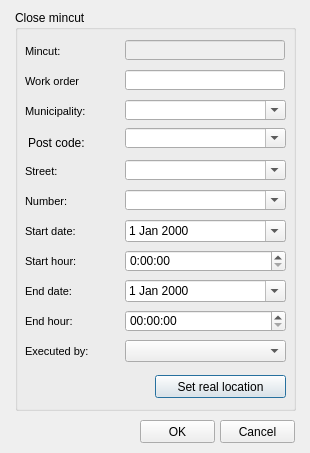
<?xml version="1.0" encoding="UTF-8"?>
<ui version="4.0">
 <class>mincut_fin</class>
 <widget class="QDialog" name="mincut_fin">
  <property name="geometry">
   <rect>
    <x>0</x>
    <y>0</y>
    <width>310</width>
    <height>453</height>
   </rect>
  </property>
  <property name="windowTitle">
   <string>Mincut end</string>
  </property>
  <widget class="QGroupBox" name="groupBox">
   <property name="geometry">
    <rect>
     <x>15</x>
     <y>10</y>
     <width>281</width>
     <height>401</height>
    </rect>
   </property>
   <property name="title">
    <string>Close mincut</string>
   </property>
   <widget class="QLineEdit" name="mincut">
    <property name="enabled">
     <bool>false</bool>
    </property>
    <property name="geometry">
     <rect>
      <x>110</x>
      <y>30</y>
      <width>160</width>
      <height>20</height>
     </rect>
    </property>
    <property name="font">
     <font>
      <italic>false</italic>
     </font>
    </property>
    <property name="styleSheet">
     <string notr="true"/>
    </property>
    <property name="text">
     <string/>
    </property>
    <property name="alignment">
     <set>Qt::AlignLeading|Qt::AlignLeft|Qt::AlignVCenter</set>
    </property>
   </widget>
   <widget class="QLabel" name="label_label_x">
    <property name="geometry">
     <rect>
      <x>10</x>
      <y>30</y>
      <width>90</width>
      <height>22</height>
     </rect>
    </property>
    <property name="font">
     <font>
      <pointsize>8</pointsize>
     </font>
    </property>
    <property name="frameShape">
     <enum>QFrame::NoFrame</enum>
    </property>
    <property name="frameShadow">
     <enum>QFrame::Plain</enum>
    </property>
    <property name="text">
     <string>Mincut:</string>
    </property>
    <property name="textFormat">
     <enum>Qt::AutoText</enum>
    </property>
    <property name="scaledContents">
     <bool>false</bool>
    </property>
    <property name="alignment">
     <set>Qt::AlignLeading|Qt::AlignLeft|Qt::AlignVCenter</set>
    </property>
    <property name="margin">
     <number>3</number>
    </property>
   </widget>
   <widget class="QLabel" name="label_label_x_2">
    <property name="geometry">
     <rect>
      <x>10</x>
      <y>150</y>
      <width>90</width>
      <height>22</height>
     </rect>
    </property>
    <property name="font">
     <font>
      <pointsize>8</pointsize>
     </font>
    </property>
    <property name="frameShape">
     <enum>QFrame::NoFrame</enum>
    </property>
    <property name="frameShadow">
     <enum>QFrame::Plain</enum>
    </property>
    <property name="text">
     <string>Street:</string>
    </property>
    <property name="textFormat">
     <enum>Qt::AutoText</enum>
    </property>
    <property name="scaledContents">
     <bool>false</bool>
    </property>
    <property name="alignment">
     <set>Qt::AlignLeading|Qt::AlignLeft|Qt::AlignVCenter</set>
    </property>
    <property name="margin">
     <number>3</number>
    </property>
   </widget>
   <widget class="QLabel" name="label_label_x_3">
    <property name="geometry">
     <rect>
      <x>10</x>
      <y>210</y>
      <width>90</width>
      <height>22</height>
     </rect>
    </property>
    <property name="font">
     <font>
      <pointsize>8</pointsize>
     </font>
    </property>
    <property name="frameShape">
     <enum>QFrame::NoFrame</enum>
    </property>
    <property name="frameShadow">
     <enum>QFrame::Plain</enum>
    </property>
    <property name="text">
     <string>Start date:</string>
    </property>
    <property name="textFormat">
     <enum>Qt::AutoText</enum>
    </property>
    <property name="scaledContents">
     <bool>false</bool>
    </property>
    <property name="alignment">
     <set>Qt::AlignLeading|Qt::AlignLeft|Qt::AlignVCenter</set>
    </property>
    <property name="margin">
     <number>3</number>
    </property>
   </widget>
   <widget class="QLabel" name="label_label_x_4">
    <property name="geometry">
     <rect>
      <x>10</x>
      <y>240</y>
      <width>90</width>
      <height>22</height>
     </rect>
    </property>
    <property name="font">
     <font>
      <pointsize>8</pointsize>
     </font>
    </property>
    <property name="frameShape">
     <enum>QFrame::NoFrame</enum>
    </property>
    <property name="frameShadow">
     <enum>QFrame::Plain</enum>
    </property>
    <property name="text">
     <string>Start hour:</string>
    </property>
    <property name="textFormat">
     <enum>Qt::AutoText</enum>
    </property>
    <property name="scaledContents">
     <bool>false</bool>
    </property>
    <property name="alignment">
     <set>Qt::AlignLeading|Qt::AlignLeft|Qt::AlignVCenter</set>
    </property>
    <property name="margin">
     <number>3</number>
    </property>
   </widget>
   <widget class="QTimeEdit" name="cbx_hours_start_fin">
    <property name="enabled">
     <bool>true</bool>
    </property>
    <property name="geometry">
     <rect>
      <x>110</x>
      <y>240</y>
      <width>161</width>
      <height>22</height>
     </rect>
    </property>
    <property name="layoutDirection">
     <enum>Qt::LeftToRight</enum>
    </property>
    <property name="styleSheet">
     <string notr="true"/>
    </property>
    <property name="frame">
     <bool>true</bool>
    </property>
    <property name="alignment">
     <set>Qt::AlignLeading|Qt::AlignLeft|Qt::AlignVCenter</set>
    </property>
    <property name="specialValueText">
     <string/>
    </property>
    <property name="keyboardTracking">
     <bool>true</bool>
    </property>
    <property name="currentSection">
     <enum>QDateTimeEdit::HourSection</enum>
    </property>
    <property name="displayFormat">
     <string>H:mm:ss</string>
    </property>
   </widget>
   <widget class="QTimeEdit" name="cbx_hours_end_fin">
    <property name="geometry">
     <rect>
      <x>110</x>
      <y>300</y>
      <width>161</width>
      <height>22</height>
     </rect>
    </property>
    <property name="styleSheet">
     <string notr="true"/>
    </property>
    <property name="calendarPopup">
     <bool>false</bool>
    </property>
   </widget>
   <widget class="QLabel" name="label_label_x_5">
    <property name="geometry">
     <rect>
      <x>10</x>
      <y>300</y>
      <width>90</width>
      <height>22</height>
     </rect>
    </property>
    <property name="font">
     <font>
      <pointsize>8</pointsize>
     </font>
    </property>
    <property name="frameShape">
     <enum>QFrame::NoFrame</enum>
    </property>
    <property name="frameShadow">
     <enum>QFrame::Plain</enum>
    </property>
    <property name="text">
     <string>End hour:</string>
    </property>
    <property name="textFormat">
     <enum>Qt::AutoText</enum>
    </property>
    <property name="scaledContents">
     <bool>false</bool>
    </property>
    <property name="alignment">
     <set>Qt::AlignLeading|Qt::AlignLeft|Qt::AlignVCenter</set>
    </property>
    <property name="margin">
     <number>3</number>
    </property>
   </widget>
   <widget class="QLabel" name="label_label_x_6">
    <property name="geometry">
     <rect>
      <x>10</x>
      <y>270</y>
      <width>90</width>
      <height>22</height>
     </rect>
    </property>
    <property name="font">
     <font>
      <pointsize>8</pointsize>
     </font>
    </property>
    <property name="frameShape">
     <enum>QFrame::NoFrame</enum>
    </property>
    <property name="frameShadow">
     <enum>QFrame::Plain</enum>
    </property>
    <property name="text">
     <string>End date:</string>
    </property>
    <property name="textFormat">
     <enum>Qt::AutoText</enum>
    </property>
    <property name="scaledContents">
     <bool>false</bool>
    </property>
    <property name="alignment">
     <set>Qt::AlignLeading|Qt::AlignLeft|Qt::AlignVCenter</set>
    </property>
    <property name="margin">
     <number>3</number>
    </property>
   </widget>
   <widget class="QDateEdit" name="cbx_date_end_fin">
    <property name="geometry">
     <rect>
      <x>110</x>
      <y>270</y>
      <width>161</width>
      <height>22</height>
     </rect>
    </property>
    <property name="styleSheet">
     <string notr="true"/>
    </property>
    <property name="calendarPopup">
     <bool>true</bool>
    </property>
   </widget>
   <widget class="QDateEdit" name="cbx_date_start_fin">
    <property name="enabled">
     <bool>true</bool>
    </property>
    <property name="geometry">
     <rect>
      <x>110</x>
      <y>210</y>
      <width>161</width>
      <height>22</height>
     </rect>
    </property>
    <property name="styleSheet">
     <string notr="true"/>
    </property>
    <property name="calendarPopup">
     <bool>true</bool>
    </property>
   </widget>
   <widget class="QPushButton" name="btn_set_real_location">
    <property name="geometry">
     <rect>
      <x>140</x>
      <y>365</y>
      <width>131</width>
      <height>23</height>
     </rect>
    </property>
    <property name="text">
     <string>Set real location</string>
    </property>
   </widget>
   <widget class="QLabel" name="label_label_x_7">
    <property name="geometry">
     <rect>
      <x>10</x>
      <y>180</y>
      <width>90</width>
      <height>22</height>
     </rect>
    </property>
    <property name="font">
     <font>
      <pointsize>8</pointsize>
     </font>
    </property>
    <property name="frameShape">
     <enum>QFrame::NoFrame</enum>
    </property>
    <property name="frameShadow">
     <enum>QFrame::Plain</enum>
    </property>
    <property name="text">
     <string>Number:</string>
    </property>
    <property name="textFormat">
     <enum>Qt::AutoText</enum>
    </property>
    <property name="scaledContents">
     <bool>false</bool>
    </property>
    <property name="alignment">
     <set>Qt::AlignLeading|Qt::AlignLeft|Qt::AlignVCenter</set>
    </property>
    <property name="margin">
     <number>3</number>
    </property>
   </widget>
   <widget class="QLineEdit" name="work_order">
    <property name="enabled">
     <bool>true</bool>
    </property>
    <property name="geometry">
     <rect>
      <x>110</x>
      <y>60</y>
      <width>160</width>
      <height>20</height>
     </rect>
    </property>
    <property name="styleSheet">
     <string notr="true"/>
    </property>
    <property name="text">
     <string/>
    </property>
    <property name="alignment">
     <set>Qt::AlignLeading|Qt::AlignLeft|Qt::AlignVCenter</set>
    </property>
   </widget>
   <widget class="QLabel" name="label_label_x_8">
    <property name="geometry">
     <rect>
      <x>10</x>
      <y>60</y>
      <width>90</width>
      <height>22</height>
     </rect>
    </property>
    <property name="font">
     <font>
      <pointsize>8</pointsize>
     </font>
    </property>
    <property name="frameShape">
     <enum>QFrame::NoFrame</enum>
    </property>
    <property name="frameShadow">
     <enum>QFrame::Plain</enum>
    </property>
    <property name="text">
     <string>Work order</string>
    </property>
    <property name="textFormat">
     <enum>Qt::AutoText</enum>
    </property>
    <property name="scaledContents">
     <bool>false</bool>
    </property>
    <property name="alignment">
     <set>Qt::AlignLeading|Qt::AlignLeft|Qt::AlignVCenter</set>
    </property>
    <property name="margin">
     <number>3</number>
    </property>
   </widget>
   <widget class="QLabel" name="label_label_x_9">
    <property name="geometry">
     <rect>
      <x>10</x>
      <y>330</y>
      <width>90</width>
      <height>22</height>
     </rect>
    </property>
    <property name="font">
     <font>
      <pointsize>8</pointsize>
     </font>
    </property>
    <property name="frameShape">
     <enum>QFrame::NoFrame</enum>
    </property>
    <property name="frameShadow">
     <enum>QFrame::Plain</enum>
    </property>
    <property name="text">
     <string>Executed by:</string>
    </property>
    <property name="textFormat">
     <enum>Qt::AutoText</enum>
    </property>
    <property name="scaledContents">
     <bool>false</bool>
    </property>
    <property name="alignment">
     <set>Qt::AlignLeading|Qt::AlignLeft|Qt::AlignVCenter</set>
    </property>
    <property name="margin">
     <number>3</number>
    </property>
   </widget>
   <widget class="QComboBox" name="exec_user">
    <property name="geometry">
     <rect>
      <x>110</x>
      <y>330</y>
      <width>161</width>
      <height>22</height>
     </rect>
    </property>
   </widget>
   <widget class="QLabel" name="label_label_x_10">
    <property name="geometry">
     <rect>
      <x>10</x>
      <y>90</y>
      <width>90</width>
      <height>22</height>
     </rect>
    </property>
    <property name="font">
     <font>
      <pointsize>8</pointsize>
     </font>
    </property>
    <property name="frameShape">
     <enum>QFrame::NoFrame</enum>
    </property>
    <property name="frameShadow">
     <enum>QFrame::Plain</enum>
    </property>
    <property name="text">
     <string>Municipality:</string>
    </property>
    <property name="textFormat">
     <enum>Qt::AutoText</enum>
    </property>
    <property name="scaledContents">
     <bool>false</bool>
    </property>
    <property name="alignment">
     <set>Qt::AlignLeading|Qt::AlignLeft|Qt::AlignVCenter</set>
    </property>
    <property name="margin">
     <number>3</number>
    </property>
   </widget>
   <widget class="QComboBox" name="address_street">
    <property name="enabled">
     <bool>true</bool>
    </property>
    <property name="geometry">
     <rect>
      <x>110</x>
      <y>150</y>
      <width>161</width>
      <height>20</height>
     </rect>
    </property>
    <property name="editable">
     <bool>true</bool>
    </property>
   </widget>
   <widget class="QComboBox" name="address_postal_code">
    <property name="enabled">
     <bool>true</bool>
    </property>
    <property name="geometry">
     <rect>
      <x>110</x>
      <y>118</y>
      <width>161</width>
      <height>20</height>
     </rect>
    </property>
    <property name="editable">
     <bool>true</bool>
    </property>
   </widget>
   <widget class="QComboBox" name="address_number">
    <property name="enabled">
     <bool>true</bool>
    </property>
    <property name="geometry">
     <rect>
      <x>110</x>
      <y>180</y>
      <width>161</width>
      <height>20</height>
     </rect>
    </property>
    <property name="editable">
     <bool>true</bool>
    </property>
   </widget>
   <widget class="QComboBox" name="address_exploitation">
    <property name="enabled">
     <bool>true</bool>
    </property>
    <property name="geometry">
     <rect>
      <x>110</x>
      <y>90</y>
      <width>161</width>
      <height>20</height>
     </rect>
    </property>
    <property name="editable">
     <bool>true</bool>
    </property>
   </widget>
   <widget class="QLabel" name="label_connec_3">
    <property name="geometry">
     <rect>
      <x>13</x>
      <y>125</y>
      <width>81</width>
      <height>16</height>
     </rect>
    </property>
    <property name="text">
     <string>Post code:</string>
    </property>
   </widget>
  </widget>
  <widget class="QPushButton" name="btn_accept">
   <property name="geometry">
    <rect>
     <x>140</x>
     <y>420</y>
     <width>75</width>
     <height>23</height>
    </rect>
   </property>
   <property name="text">
    <string>OK</string>
   </property>
  </widget>
  <widget class="QPushButton" name="btn_cancel">
   <property name="geometry">
    <rect>
     <x>220</x>
     <y>420</y>
     <width>75</width>
     <height>23</height>
    </rect>
   </property>
   <property name="text">
    <string>Cancel</string>
   </property>
  </widget>
 </widget>
 <resources/>
 <connections/>
</ui>
